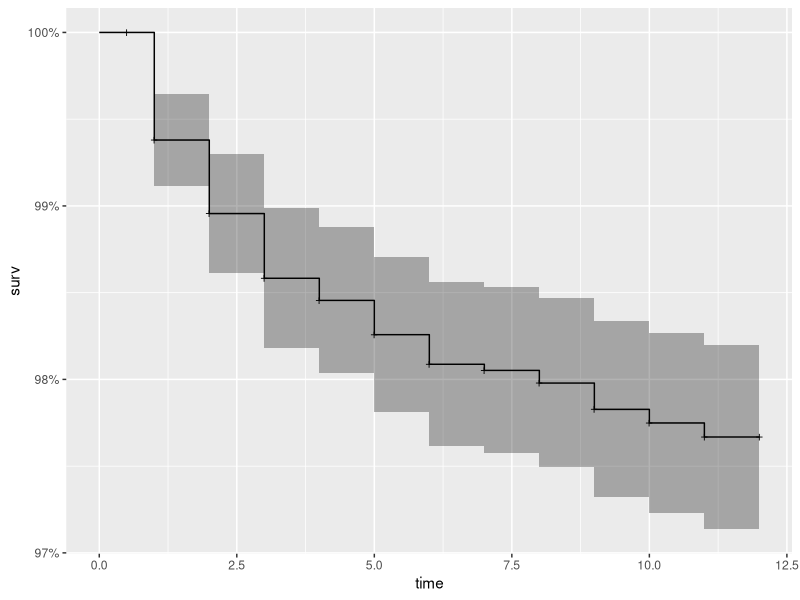
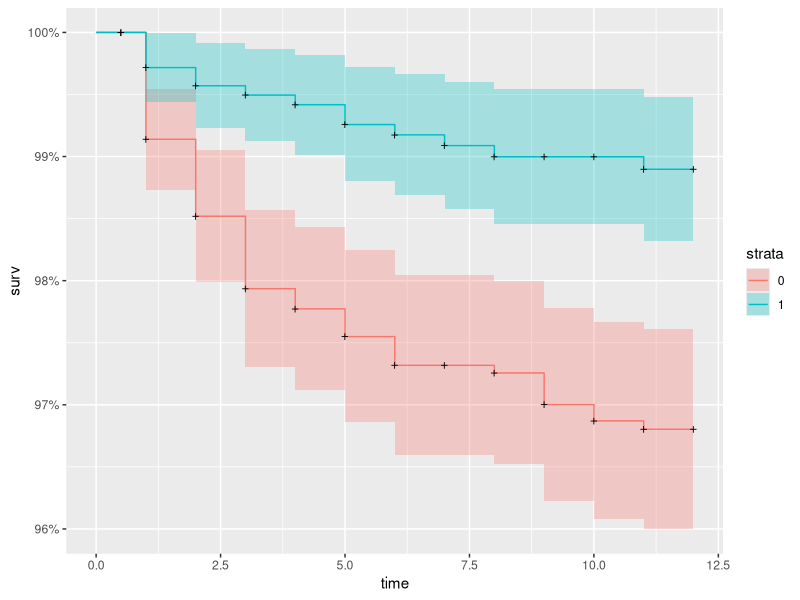
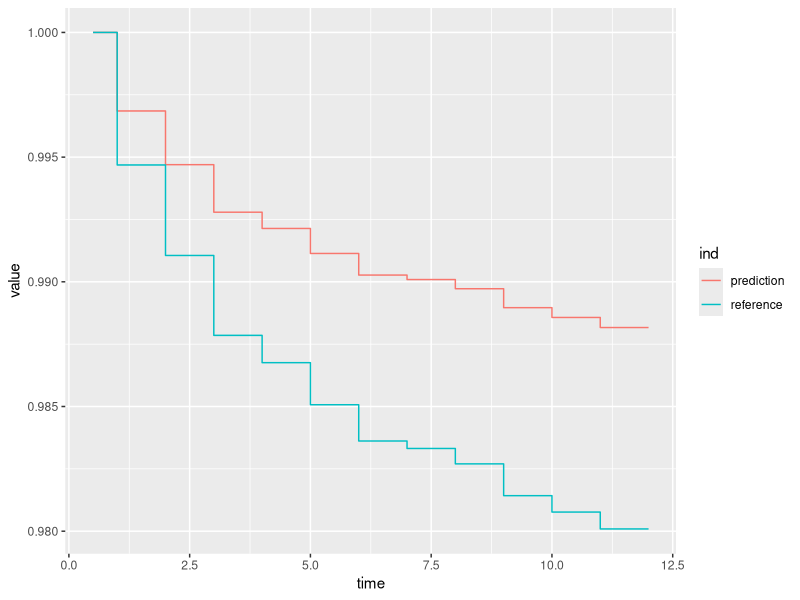

These charts were generated, in order, by the following R code:
## ---- chunk 1
knitr::opts_chunk$set(echo = TRUE, warning = FALSE)
## ---- chunk 2
library(survival)
library(fitdistrplus)
library(tidyverse)
library(KMsurv)
library(ggfortify)
## ---- chunk 3
data("pneumon")
## ---- chunk 4
pneumon = pneumon[,!colnames(pneumon) %in% c("agepn")]
## ---- chunk 5
pneumon$urban = as.factor(pneumon$urban)
pneumon$alcohol = as.factor(pneumon$alcohol)
pneumon$smoke = as.factor(pneumon$smoke)
pneumon$region = as.factor(pneumon$region)
pneumon$poverty = as.factor(pneumon$poverty)
pneumon$bweight = as.factor(pneumon$bweight)
pneumon$race = as.factor(pneumon$race)
## ---- chunk 6
KMfit = survfit(Surv(chldage,hospital)~1, data = pneumon)
autoplot(KMfit)
summary(KMfit)
## ---- chunk 7
pneumon$Z = as.integer(pneumon$wmonth>0)
autoplot(survfit(Surv(chldage,hospital)~Z, data = pneumon))
## ---- chunk 8
# LOG-RANK test
survdiff(Surv(chldage,hospital)~Z, data = pneumon)
## ---- chunk 9
summary(coxph(Surv(chldage,hospital)~Z, data = pneumon))

## ---- chunk 10
summary(coxph(Surv(chldage,hospital)~Z+mthage, data = pneumon))
## ---- chunk 11
summary(coxph(Surv(chldage,hospital)~Z+urban, data = pneumon))
## ---- chunk 12
summary(coxph(Surv(chldage,hospital)~Z+alcohol, data = pneumon))
## ---- chunk 13
summary(coxph(Surv(chldage,hospital)~Z+smoke, data = pneumon))
## ---- chunk 14
summary(coxph(Surv(chldage,hospital)~Z+region, data = pneumon))
## ---- chunk 15
summary(coxph(Surv(chldage,hospital)~Z+poverty, data = pneumon))
## ---- chunk 16
summary(coxph(Surv(chldage,hospital)~Z+bweight, data = pneumon))
## ---- chunk 17
summary(coxph(Surv(chldage,hospital)~Z+race, data = pneumon))
## ---- chunk 18
summary(coxph(Surv(chldage,hospital)~Z+nsibs, data = pneumon))
## ---- chunk 19
fit_total = coxph(Surv(chldage,hospital)~ Z + mthage + urban + alcohol + smoke + region + poverty + bweight + race + education + nsibs, data = pneumon)
summary(fit_total)
## ---- chunk 20
stepAIC(fit_total,trace = F)
## ---- chunk 21
fit_final = coxph(Surv(chldage,hospital)~ Z + mthage + smoke + nsibs, data = pneumon)
## ---- chunk 22
newDF = data.frame(Z=0, mthage=27, urban=1, alcohol=3, smoke=0, region=2, poverty=1, bweight=0, race=1,education=12,nsibs=1,wmonth=0,sfmonth=0)
newDF$urban = as.factor(newDF$urban)
newDF$alcohol = as.factor(newDF$alcohol)
newDF$smoke = as.factor(newDF$smoke)
newDF$region = as.factor(newDF$region)
newDF$poverty = as.factor(newDF$poverty)
newDF$bweight = as.factor(newDF$bweight)
newDF$race = as.factor(newDF$race)
## ---- chunk 23
prediction_model = survfit(fit_final)
marqueurs = predict(fit_final,newDF)
time = prediction_model$time
reference = prediction_model$surv
prediction =  exp(-prediction_model$cumhaz*exp(marqueurs))
pred = tibble(time,reference, prediction) %>% gather("ind","value",2:3)
ggplot(pred,aes(x=time,y=value,color=ind)) + geom_step()
knitr::kable(data.frame(Time=time,Prediction=prediction))
